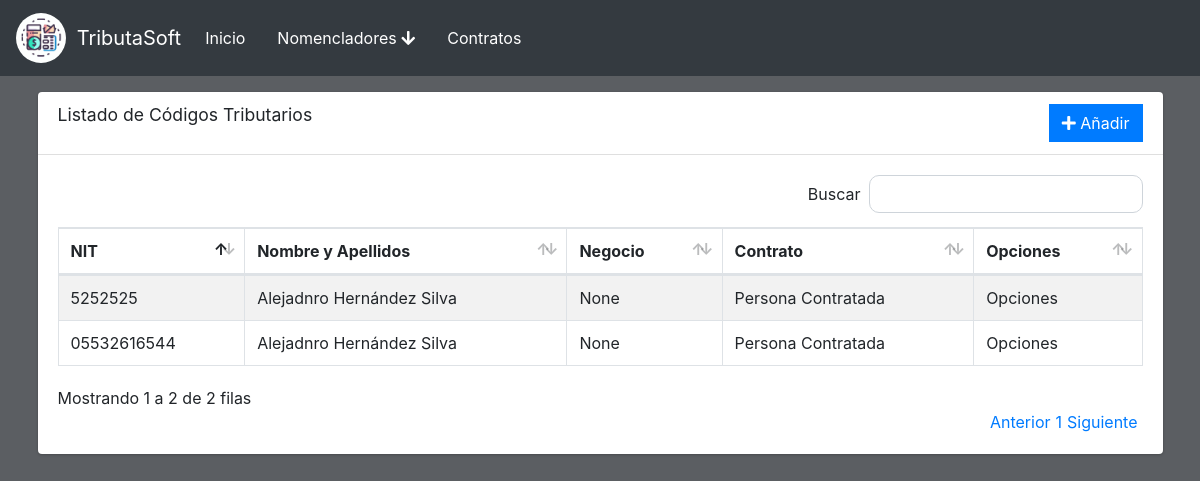
The app's page /contrato with its own data.
### main.py (models this page shows)
class ContratoPersona(db.Model):
    id = db.Column(db.Integer, primary_key=True, autoincrement=True)
    nombre = db.Column(db.String(100), nullable=False)
    apellidos = db.Column(db.String(250),nullable=False)
    ci = db.Column(db.String(11),nullable=False)
    nit = db.Column(db.String(50),nullable=False)
    codigos = db.Column(db.String(1800),nullable=False)
    salario = db.Column(db.Float)
    fecha_inicio = db.Column(db.String(100))
    lugar = db.Column(db.String(250))

### main.py (the view)
@app.route('/contrato')
def contrat_base():
    a = ContratoDueno.query.all()
    b = ContratoPersona.query.all()
    lista = []
    for i in a:
        lista.append(('Dueño de Negocio',i.nombre,i.apellidos,i.lugar,i.nit))
    for i in b:
        lista.append(('Persona Contratada',i.nombre,i.apellidos,i.lugar,i.nit))
    return render_template('contract_base.html',lista=lista)

### templates/contract_base.html (shortened to what this page needs)
{% extends 'base.html' %}
{% block content %}
<div class="content">
    <div class="container">
        <div class="card">
            <div class="card-header">
              <h3 class="card-title">Listado de C&oacute;digos Tributarios</h3>
              <div class="float-right">
                <a href="{{ url_for('contrat_add') }}" class="btn btn-primary btn-flat">
                    <i class="fas fa-plus"></i> A&ntilde;adir
                </a>
                    </div>
            </div>
            <div class="card-body">
                <table id="example1" class="table table-bordered table-striped">
                  <thead>
                  <tr>
                    <th>NIT</th>
                    <th>Nombre y Apellidos</th>
                    <th>Negocio</th>
                    <th>Contrato</th>
                    <th>Opciones</th>
                  </tr>
                  </thead>
                  <tbody>
                    {% for i in lista %}
                    <tr>
                      <td>{{i.4}}</td>
                      <td>{{i.1}} {{i.2}}</td>
                      <td>{{i.3}}</td>
                      <td>{{i.0}}</td>
                      <td>Opciones</td>
                    </tr>
                    {% endfor %}
                    </tbody>
                </table>
            </div>
        </div>
    </div>
</div>
{% endblock %}

### templates/base.html (style rules this page uses)
html, body { background-color: rgb(91, 94, 98); }

### records on screen
ContratoPersona: nit "05532616544", nombre "Alejadnro", apellidos "Hernández Silva", i "None", i "Persona Contratada"
ContratoPersona: nit "5252525", nombre "Alejadnro", apellidos "Hernández Silva", i "None", i "Persona Contratada"
